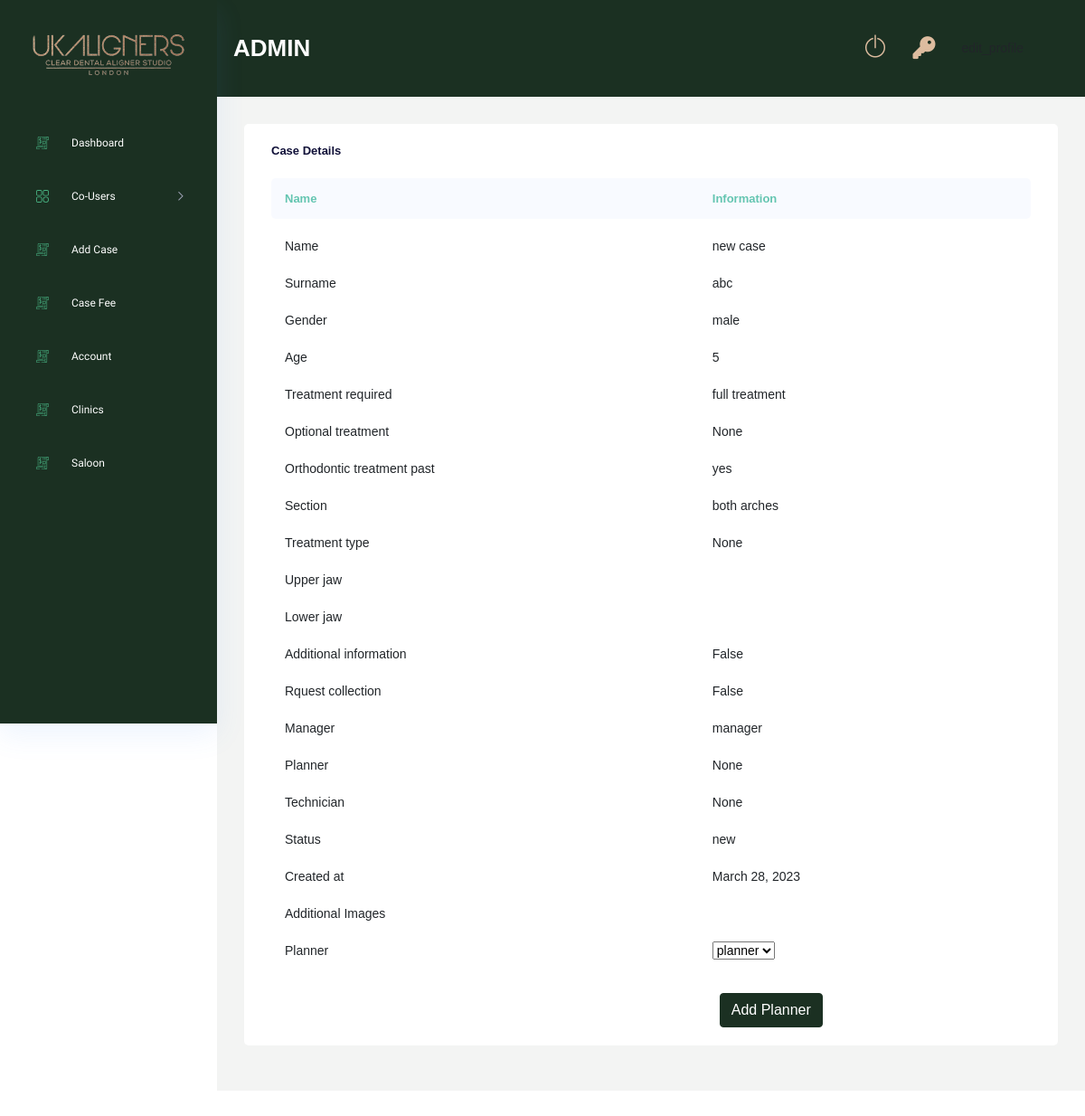
The page /case-details/38/ (signed in) on the database as committed earlier.
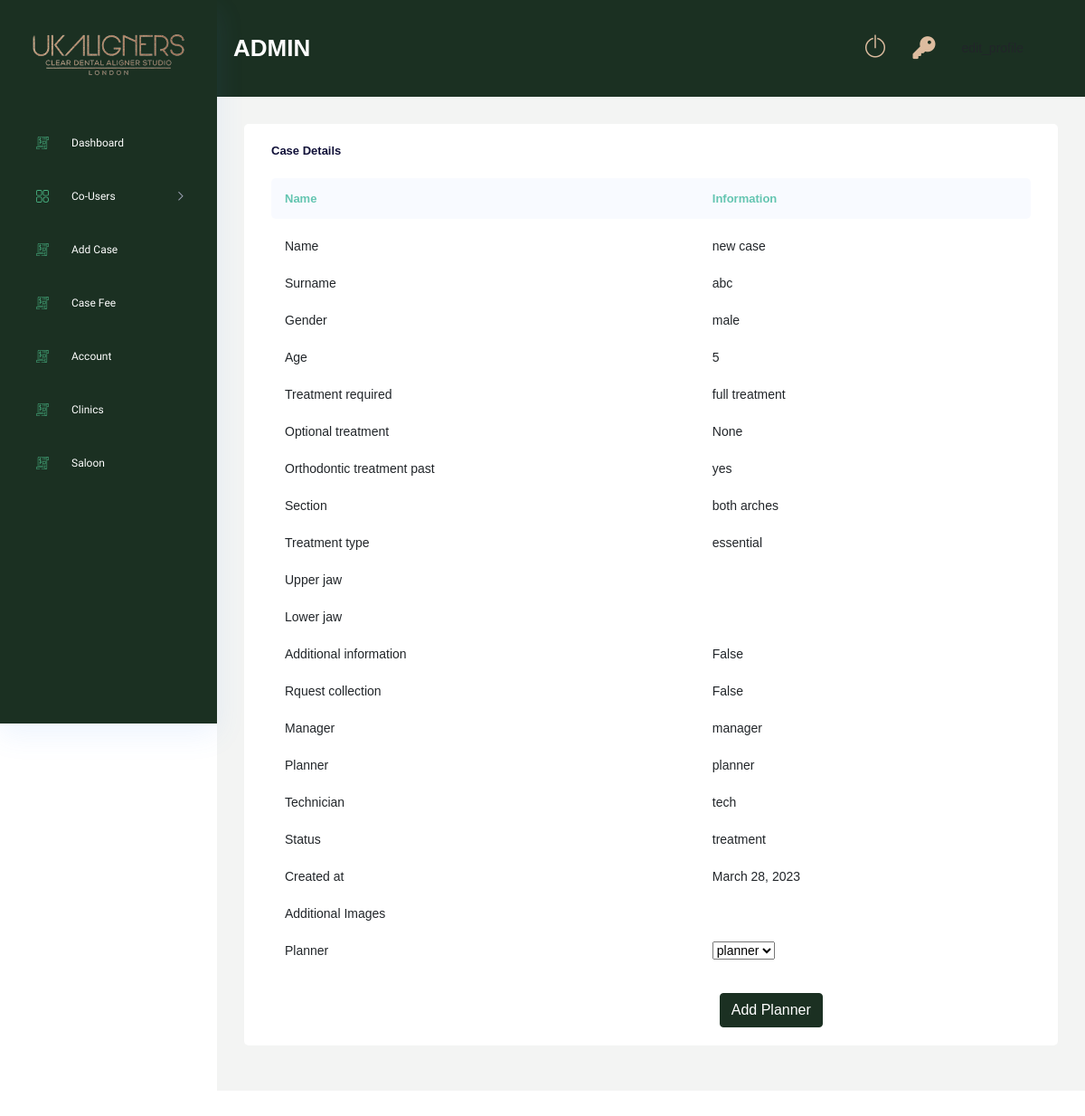
The same page on the database as committed later.
### Case/models.py (models this page shows, shortened)
class Case(models.Model):
    GENDER_CHOICES = (
        ("male","male"),
        ("female","female"),
        ("other","other")
        )
    ORTHODONTIC_CHOICES = (
        ("yes","yes"),
        ("no","no")
        )
    TREATMENT_REQUIRED_CHOICES = (
        ("full treatment","full treatment"),
        ("continuation","continuation"),
        ("refinement","refinement"),
        ("retainer","retainer")
    )
    OPTIONAL_TREATMENT = (
        ("replacement","replacement"),
        ("mouthguard","mouthguard"),
        ("smile design","smile design")
    )
    SECTION_CHOICES = (
        ("both arches","both arches"),
        ("upper only","upper only"),
        ("lower only","lower only")
    )
    TREATMENT_CHOICES = (
        ("essential","essential"),
        ("advance","advance"),
        ("comprehensive","comprehensive")
    )
    clinic                          = models.ForeignKey(Clinic, on_delete=models.DO_NOTHING,null=True,blank=True)
    dentist                         = models.ForeignKey(Dentist, on_delete=models.DO_NOTHING, null=True, blank=True)
    saloon_owner                    = models.ForeignKey(Saloon_owner, on_delete=models.DO_NOTHING, null=True, blank=True)
    saloon                          = models.ForeignKey(Saloon, on_delete=models.DO_NOTHING, null=True, blank=True)
    name                            = models.CharField(max_length=250)
    surname                         = models.CharField(max_length=250,null=True, blank=True)
    gender                          = models.CharField(max_length=50,choices=GENDER_CHOICES)
    age                             = models.IntegerField(null=True, blank=True)
    treatment_required              = models.CharField(max_length=100,choices=TREATMENT_REQUIRED_CHOICES)
    optional_treatment              = models.CharField(max_length=100,choices=OPTIONAL_TREATMENT, null=True, blank=True)
    orthodontic_treatment_past      = models.CharField(max_length=10,null=True, blank=True, choices=ORTHODONTIC_CHOICES)
    section                         = models.CharField(max_length=250,null=True, blank=True, choices=SECTION_CHOICES)
    treatment_type                  = models.CharField(max_length=250,null=True, blank=True, choices=TREATMENT_CHOICES)
    upper_jaw                       = models.FileField(upload_to="upper_jaws",null=True, blank=True)
    lower_jaw                       = models.FileField(upload_to="lower_jaws",null=True, blank=True)
    rquest_collection               = models.BooleanField(default=False)
    additional_information          = models.TextField(null=True, blank=True)
    planner                         = models.ForeignKey(Planner,on_delete=models.DO_NOTHING, null=True, blank=True)
    technician                      = models.ForeignKey(Technician,on_delete=models.DO_NOTHING, null=True, blank=True)
    status                          = models.CharField(max_length=250, default="new", null=True, blank=True)
    ortho_id                        = models.CharField(max_length=255, null=True, blank=True)
    aligners_upper                  = models.IntegerField(null=True, blank=True)
    aligners_lower                  = models.IntegerField(null=True, blank=True)
    retainer_upper                  = models.IntegerField(null=True, blank=True)
    retainer_lower                  = models.IntegerField(null=True, blank=True)
    treatment_plan_upper            = models.IntegerField(null=True, blank=True)
    treatment_plan_lower            = models.IntegerField(null=True, blank=True)
    duration                        = models.IntegerField(null=True, blank=True)
    progress                        = models.CharField(max_length=255, null=True, blank=True)
    created_at                      = models.DateField(auto_now_add=True, null=True)
    fee_cleared                     = models.BooleanField(default=False)
    totel_fee                       = models.FloatField(default=0.0,null=True,blank=True)
    manager_paid                    = models.BooleanField(default=False)
    planner_paid                    = models.BooleanField(default=False)
    technician_paid                 = models.BooleanField(default=False)
    refinement                      = models.IntegerField(default=0)
    class Meta:
        verbose_name_plural = "Cases"

### DentistRoll/models.py (models this page shows, shortened)
class Dentist(models.Model):
    user                    = models.OneToOneField(Users, on_delete=models.CASCADE)
    surname                 = models.CharField(max_length=150,null=True,blank=True)
    number                  = models.CharField(max_length=150,null=True,blank=True)
    clinic                  = models.ManyToManyField(Clinic)
    manager                 = models.ForeignKey(Manager, on_delete=models.DO_NOTHING, null=True, blank=True)
    code                    = models.CharField(max_length=150,null=True,blank=True)
    class Meta:
        verbose_name_plural = "Dentists"

### ManagerRoll/models.py (models this page shows)
class Manager(models.Model):
    user                    = models.OneToOneField(Users, on_delete=models.CASCADE)
    number                  = models.CharField(max_length=150,null=True,blank=True)
    fee                     = models.FloatField(null=True,blank=True)
    outstanding             = models.BooleanField(default=False)
    class Meta:
        verbose_name_plural = "Managers"
    def __str__(self):
        return self.user.username

### Users/models.py (models this page shows, shortened)
class Account(AbstractBaseUser):
    email 					= models.EmailField(verbose_name="email", max_length=60, unique=True)
    username 				= models.CharField(max_length=30)
    date_joined				= models.DateTimeField(verbose_name='date joined', auto_now_add=True)
    last_login				= models.DateTimeField(verbose_name='last login', auto_now=True)
    is_active				= models.BooleanField(default=True)
    is_staff				= models.BooleanField(default=False)
    is_superuser			= models.BooleanField(default=False)
    is_admin				= models.BooleanField(default=False)
    is_manager   			= models.BooleanField(default=False)
    is_planner   			= models.BooleanField(default=False)
    is_technician   		= models.BooleanField(default=False)
    is_dentist      		= models.BooleanField(default=False)
    is_salon           		= models.BooleanField(default=False)
    is_individual     		= models.BooleanField(default=False)
    hide_email				= models.BooleanField(default=True)
    USERNAME_FIELD = 'email'
    REQUIRED_FIELDS = ['username']
    objects = MyAccountManager()

### PlannerRoll/models.py (models this page shows)
class Planner(models.Model):
    user                    = models.OneToOneField(Users, on_delete=models.CASCADE)
    number                  = models.CharField(max_length=150,null=True,blank=True)
    fee                     = models.FloatField(null=True,blank=True)
    outstanding             = models.BooleanField(default=False)
    class Meta:
        verbose_name_plural = "Planners"
    def __str__(self):
        return self.user.username

### TechnicianRoll/models.py (models this page shows)
class Technician(models.Model):
    user                    = models.OneToOneField(Users, on_delete=models.CASCADE)
    number                  = models.CharField(max_length=150,null=True,blank=True)
    fee                     = models.FloatField(null=True,blank=True)
    outstanding             = models.BooleanField(default=False)
    class Meta:
        verbose_name_plural = "Technicians"
    def __str__(self):
        return self.user.username

### AdminRoll/views.py (the view, shortened to what this page needs)
# urls.py: path('case-details/<int:id>/', views.case_details, name="case_details"),
@login_required(login_url='login')
def case_details(request,id):
    if request.user.is_admin:
        case_obj = Case.objects.get(id=id)
        additional_images_obj = Case_additional_images.objects.filter(case=case_obj)
        planner_obj = Planner.objects.all()
        context = {
            'case_obj':case_obj,
            'additional_images_obj':additional_images_obj,
            'planner':planner_obj,
        }
        return render(request,'adminRoll/case_deatils.html',context)
    else:
        return redirect('login')

### AdminRoll/templates/adminRoll/case_deatils.html (shortened to what the changed rows need)
{% extends 'base.html' %}
{% load static %}
{% block content %}
<div class="main_content_iner ">
    <div class="container-fluid p-0">
        <div class="row justify-content-center">
            <div class="col-lg-12">
                <div class="white_card card_height_100 mb_30">
                    <div class="white_card">
                        <div class="QA_section plr_30">
                            <div class="QA_table mb_30">
                                <table class="table ">
                                    <thead>
                                        <tr>
                                            <th scope="col">Name</th>
                                            <th scope="col">Information</th>
                                        </tr>
                                    </thead>
                                    <tbody>
                                        <tr>
                                            <td>Name</td>
                                            <td>{{case_obj.name}}</td>
                                        </tr>
                                        <tr>
                                            <td>Surname</td>
                                            <td>{{case_obj.surname}}</td>
                                        </tr>
                                        <tr>
                                            <td>Gender</td>
                                            <td>{{case_obj.gender}}</td>
                                        </tr>
                                        <tr>
                                            <td>Age</td>
                                            <td>{{case_obj.age}}</td>
                                        </tr>
                                        <tr>
                                            <td>Treatment required</td>
                                            <td>{{case_obj.treatment_required}}</td>
                                        </tr>
                                        <tr>
                                            <td>Optional treatment</td>
                                            <td>{{case_obj.optional_treatment}}</td>
                                        </tr>
                                        <tr>
                                            <td>Orthodontic treatment past</td>
                                            <td>{{case_obj.orthodontic_treatment_past}}</td>
                                        </tr>
                                        <tr>
                                            <td>Section</td>
                                            <td>{{case_obj.section}}</td>
                                        </tr>
                                        <tr>
                                            <td>Treatment type</td>
                                            <td>{{case_obj.treatment_type}}</td>
                                        </tr>
                                        <tr>
                                            <td>Additional information</td>
                                            <td>{{case_obj.rquest_collection}}</td>
                                        </tr>
                                        <tr>
                                            <td>Rquest collection</td>
                                            <td>{{case_obj.rquest_collection}}</td>
                                        </tr>
                                        <tr>
                                            <td>Manager</td>
                                            {% if case_obj.dentist %}
                                                <td>{{case_obj.dentist.manager}}</td>
                                            {% else %}
                                                <td>{{case_obj.saloon_owner.manager}}</td>
                                            {% endif %}
                                        </tr>
                                        <tr>
                                            <td>Planner</td>
                                            <td>{{case_obj.planner}}</td>
                                        </tr>
                                        <tr>
                                            <td>Technician</td>
                                            <td>{{case_obj.technician}}</td>
                                        </tr>
                                        <tr>
                                            <td>Status</td>
                                            <td>{{case_obj.status}}</td>
                                        </tr>
                                        <tr>
                                            <td>Created at</td>
                                            <td>{{case_obj.created_at}}</td>
                                        </tr>
                                    </tbody>
                                </table>
                            </div>
                        </div>
                    </div>
                </div>
            </div>
        </div>
    </div>
</div>
{% endblock %}

Rows that differ between the two databases and show on the page:
changed Case "new case": treatment_type "None" → "essential"; planner "None" → "planner"; technician "None" → "tech"; status "new" → "treatment"
